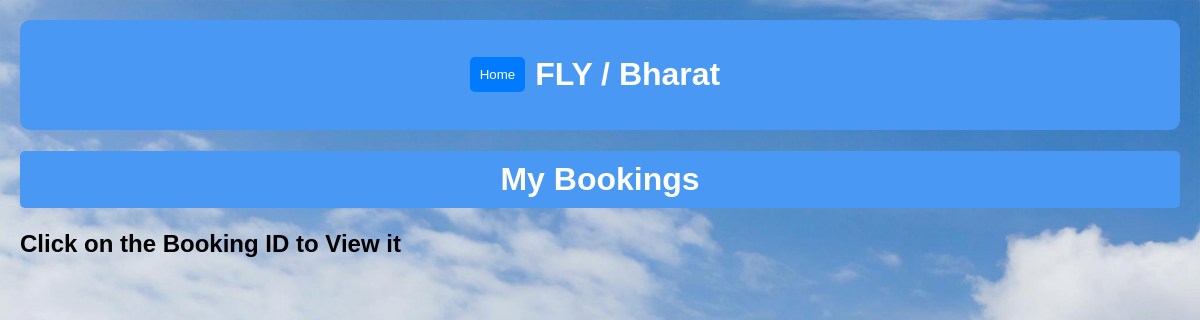
Page /my-bookings/ (signed in) on the earlier database version.
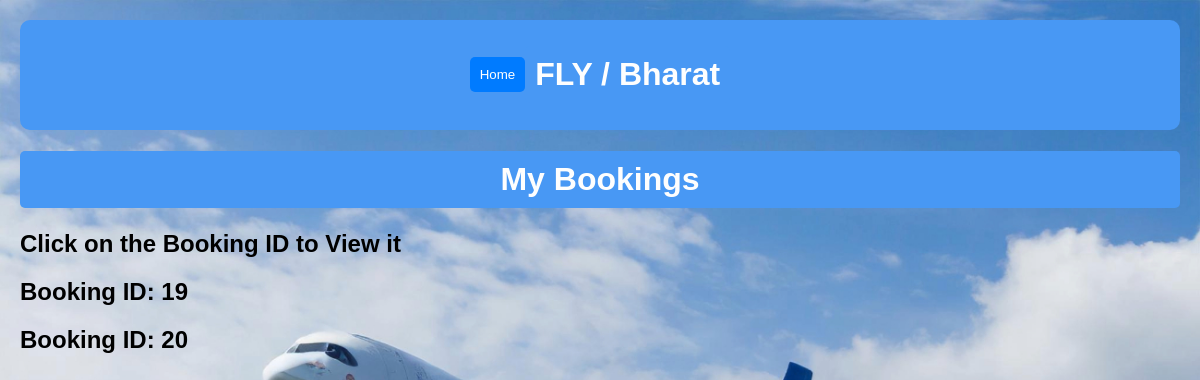
Same page on the later database version.
### apps/models.py (models this page shows, shortened)
class Booking(models.Model):
    user=models.ForeignKey(User, on_delete=models.CASCADE,null=True)
    flight = models.ForeignKey(Flight, on_delete=models.CASCADE, null=True,default=1)
    departure_date = models.DateField(null=True)
    class_type = models.CharField(max_length=50,null=True)
    flight_fare = models.DecimalField(max_digits=10, decimal_places=2)

### apps/views.py (the view)
# urls.py: path('my-bookings/', views.my_bookings, name='my_bookings'),
@login_required
def my_bookings(request):
    if request.method == 'POST':
        booking_id = request.POST.get('booking_id')  # Assuming 'booking_id' is the name of the input field containing the booking ID
        booking = Booking.objects.get(pk=booking_id)
        payment = Payment.objects.get(booking_id=booking_id)
        passengers_deleted = Passenger.objects.filter(booking=booking).count()
        flight = Flight.objects.get(id=booking.flight_id)
        flight.total_seat += passengers_deleted
        flight.save()
        booking.delete()
        payment.delete()
        return render(request,'mybookings.html')
    else:
        user = request.user
        bookings = Booking.objects.filter(user=user)
        booking_details = []
        for booking in bookings:
            try:
                payment = Payment.objects.get(booking_id=booking.pk)
                passengers = Passenger.objects.filter(booking=booking)
                flight = Flight.objects.get(id=booking.flight_id)
                booking_details.append({
                    'booking': booking,
                    'reference_number': int(payment.reference),
                    'passengers': passengers,
                    'fare': payment,
                    'flight': flight,
                })
            except Payment.DoesNotExist:
                passengers_deleted = Passenger.objects.filter(booking=booking).count()
                flight = Flight.objects.get(id=booking.flight_id)
                flight.total_seat += passengers_deleted
                flight.save()
                booking_details.append({
                    'booking': booking,
                    'reference_number': None,  # Assuming you handle this case in your template
                    'passengers': None,  # Assuming you handle this case in your template
                    'fare': None,  # Assuming you handle this case in your template
                    'flight': flight,
                })
        context = {
            'booking_details': booking_details,
        }
        return render(request, 'mybookings.html', context)

### apps/templates/mybookings.html (shortened to what this page needs)
{% load static %}
<html lang="en">
  <head>
  </head>
  <body>
    <div class="top-bar">
      <button onclick="location.href='{% url 'home' %}'">Home</button>
      <h1>FLY / Bharat</h1>
    </div>
    <div class="body">
      <h1>My Bookings</h1>
      <div class="main" id="main">
        <h2>Click on the Booking ID to View it</h2>
        {% for booking_detail in booking_details %}
        <div class="booking">
          <h2
            class="booking-title"
            onclick="showTicket({{ booking_detail.booking.pk }}, '{{ booking_detail.reference_number }}')"
          >
            Booking ID: {{ booking_detail.booking.pk }}
          </h2>
        </div>
        {% endfor %}
      </div>
    </div>
  </body>
</html>

Differences in the rows shown:
added Booking: booking.pk "19"
added Booking: booking.pk "20"
